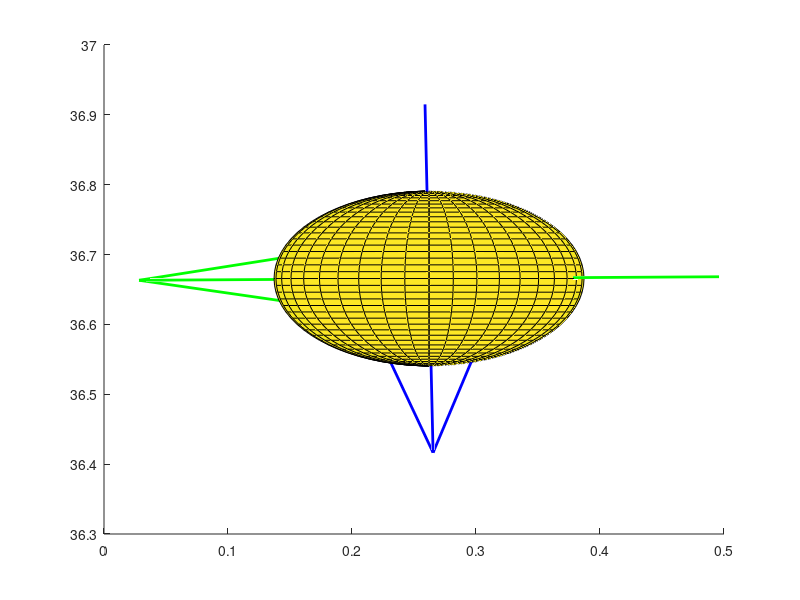

This chart was generated by the following MATLAB code: (Note: this script raises an error after producing the figure.)
% This script can take the data from trackman then calculate
% and plot an approximate instantaneous baseball position on the path
% of its trajectory as well as the seam orientation, spin axis, 
% velocity vector, the hemisphere plane, and the active zone.

% Coordinate System Specifications:
% The origin is at the tip of the home plate
% The positive y axis points to the pitcher
% The positive x axis points to the right of catcher's perspective
% The positive z axis points to the sky


% Define variables
PLATEYDIM = 17.0/12.0; % Front of the plate
ball_radius = 0.125; % Radius of a regular baseball in feet
diameter = 2*ball_radius; % Get ball diameter
diameter2 = 2*diameter; % Get 2*diameter


% Input initial baseball position (in feet)
relSide = 0.029947806; % Positive relSide is in the -x direction
releaseDistance = 54.7489757;
release_pos_y = releaseDistance;
relHeight = 6.67789545;

% Input the 9-parameter model
x0 = 0.057382798;
y0 = 50;
z0 = 6.384037468;
vx0 = 2.376676205;
vy0 = -134.9565751;
vz0 = -8.609936327;
ax0 = -6.567216039;
ay0 = 31.01559035;
az0 = -12.86456735;

% Input spin axis
a1 = -0.935469141;
a2 = -0.010097512;
a3 = -0.353264102;

% Handle exception
if ((a1^2 + a2^2 + a3^2) > 1.01 || (a1^2 + a2^2 + a3^2) < 0.99)
    ME = MException('myComponent:inputError', 'Please enter a unit vector.');
    throw(ME);
end

% Input spin rate (RPM)
spin_rate = 2394.961622;

% Input seam angles (degrees)
lat_d = 117.3088829;
long_d = 9.771264693;
theta_alpha_d = 0;


% Calculate the position of the ball as a function of time using equations of motion
% To do: Change it to a more appropriate model

% This part is modified from Professor Glenn Healey's code
% Compute time in seconds for baseball to travel from y=release_pos_y to y=y0
% Note that t1 is negative
% Solves equation y0 - release_pos_y = vy0*t1 + 0.5*ay0*t1*t1
t1 = (-vy0 - sqrt(vy0*vy0 - 2.0*ay0*(y0 - release_pos_y)))/ay0;

% Solve for position and velocity at release point (y0 = release_pos_y) in units of feet and seconds */
TM_x0 = 0.5*ax0*t1*t1 + vx0*t1 + x0;
TM_y0 = 0.5*ay0*t1*t1 + vy0*t1 + y0;
TM_z0 = 0.5*az0*t1*t1 + vz0*t1 + z0;
TM_vx0 = vx0 + ax0*t1;
TM_vy0 = vy0 + ay0*t1;
TM_vz0 = vz0 + az0*t1;

% Compute time in seconds for baseball to travel from y=release_pos_y to front of plate (y=1.417) */
t2 = (-TM_vy0 - sqrt(TM_vy0*TM_vy0 - 2.0*ay0*(TM_y0 - PLATEYDIM)))/ay0;

% Input time (sec)
time = 0.135;

% Compute (x,y,z) position of pitch as function of time
baseballx = TM_x0 + TM_vx0*time + 0.5*ax0*time*time;
basebally = TM_y0 + TM_vy0*time + 0.5*ay0*time*time;
baseballz = TM_z0 + TM_vz0*time + 0.5*az0*time*time;
fprintf('t = %f, x = %f, y = %f, z = %f \n', time, baseballx, basebally, baseballz); 

position_x = baseballx;
position_y = basebally;
position_z = baseballz;
center = [position_x position_y position_z]; % Baseball center

% Calculate the velocity vector as a function of time
velocity_x = TM_vx0 + ax0*time;
velocity_y = TM_vy0 + ay0*time;
velocity_z = TM_vz0 + az0*time;
v_vector = [velocity_x velocity_y velocity_z];
fprintf('vx = %f, vy = %f, vz = %f \n', velocity_x, velocity_y, velocity_z); 

% Normalize
v_vector = v_vector./norm(v_vector);

% Calculate the hemisphere plane using equation of a plane: ax+by+cz=d
d = v_vector(1)*center(1) + v_vector(2)*center(2) + v_vector(3)*center(3);
xd = linspace(center(1) - diameter2, center(1) + diameter2);
yd = linspace(center(2) - diameter2, center(2) + diameter2);
[hemisphere_x, hemisphere_y] = meshgrid(xd, yd);
hemisphere_z = (d - (v_vector(1).*hemisphere_x + v_vector(2).*hemisphere_y))./v_vector(3); % Solve for z vertices data
fprintf('hemisphere plane equation: %fx + %fy + %fz = %f \n', v_vector(1), v_vector(2), v_vector(3), d); % Print the equation

% Calculate the angle needed for the ball to rotate around the spin axis based on spin
% rate and time
rotation_angle = mod((spin_rate*360/60)*time, 360);
fprintf('rotation = %f \n', rotation_angle); 

% Calculate the basis of baseball frame (for seam orientation):
% This is based on the paper 'How to uniquely specify a pitched baseball's
% seam orientation'

% Handle corner case when seam lat = 0
% Set theta alpha = seam long and set seam long to 0 in this case
if lat_d == 0
   theta_alpha_d = long_d;
   long_d = 0;
end

% Convert to radians
lat = lat_d*pi/180.0;
long = long_d*pi/180.0;
theta_alpha = theta_alpha_d*pi/180.0;

% Define rotation matrices
Rlat = [ cos(lat), -sin(lat), 0;
         sin(lat),  cos(lat), 0;
                0,         0, 1];

Rlong = [  cos(long), 0, sin(long);
                   0, 1,         0;
          -sin(long), 0, cos(long)];

Ralpha = [  cos(theta_alpha), 0, sin(theta_alpha);
                           0, 1,                0;
           -sin(theta_alpha), 0, cos(theta_alpha)];

% Calculate theta k and k vector based on spin axis
if a2 == 1
    k = 0;
    Rk = eye(3); % special case, k is undefined, Rk not needed
    k_vector = [1 1 1]; % Use a random vector for k_vector since undefined
elseif a2 == -1
    k = pi;
    % Another special case, k is undefined, rotate around z axis for pi
    Rk = [ cos(k), -sin(k), 0;
           sin(k),  cos(k), 0;
                0,       0, 1];
    k_vector = [0 0 1]; % Make k_vector z axis 
else
    if a2 >= 0
        k = asin(sqrt(a3^2 + a1^2));
        k_vector = [a3/(a1^2 + a3^2)^(1/2), 0, -a1/(a1^2 + a3^2)^(1/2)];
    elseif a2 < 0
        k = pi - asin(sqrt(a3^2 + a1^2));
        k_vector = [a3/(a1^2 + a3^2)^(1/2), 0, -a1/(a1^2 + a3^2)^(1/2)];
    end
    
    % Rotation matrix for Rk
    k1 = k_vector(1);
    k2 = k_vector(2);
    k3 = k_vector(3);
    
    Rk = [  cos(k) + (k1^2)*(1 - cos(k)),   k1*k2*(1 - cos(k)) - k3*sin(k), k1*k3*(1 - cos(k)) + k2*sin(k);
            k2*k1*(1 - cos(k)) + k3*sin(k),   cos(k) + (k2^2)*(1 - cos(k)), k2*k3*(1 - cos(k)) - k1*sin(k);
            k3*k1*(1 - cos(k)) - k2*sin(k), k3*k2*(1 - cos(k)) + k1*sin(k),  cos(k) + (k3^2)*(1 - cos(k))];
end

% Calculate for seam rotations on the ball
temp = Rk*Rlat;
y2 = temp(:, 2); % Rotation axis for seam long
z1 = Rk(:, 3); % Rotation axis for seam lat
k_d = k*180/pi; % Convert k to degree 
spin_axis = [a1 a2 a3]; % Get spin axis

% Define the equation for basis of standard seam orientation
P4 = Rk*Ralpha*Rlat*Rlong;


% Plot:
figure
hold on

% Draw spin axis
quiver3(center(1) - a1*diameter, center(2) - a2*diameter, center(3) - a3*diameter, a1, a2, a3, diameter2, 'g', 'LineWidth', 2); % scale the starting point according to ball_radius

% Draw velocity vector
quiver3(center(1) - v_vector(1)*diameter, center(2) - v_vector(2)*diameter, center(3) - v_vector(3)*diameter, v_vector(1), v_vector(2), v_vector(3), diameter2, 'b', 'LineWidth', 2);

% Draw a sphere representing baseball
[X,Y,Z] = sphere(40);

% Account for axes offset
% baseballx = y, basebally = z, baseballz = x
% Also rotate to align the axes
ballx = Y;
bally = Z;
ballz = X;

s = surf(double(center(1) + ball_radius*ballx), double(center(2) + ball_radius*bally), double(center(3) + ball_radius*ballz));
s.FaceColor = 'white'; % Ball color
s.EdgeColor = [100/255 100/255 100/255]; % Grid color
s.FaceAlpha = 1.0; % Transparency

% Rotate the ball to the seam orientation to match the grid
rotate(s, k_vector, k_d, center);
rotate(s, z1, lat_d, center);
rotate(s, y2, long_d, center);
rotate(s, spin_axis, theta_alpha_d, center);

% Draw seams
% The equation of seam line is from 
% http://www.darenscotwilson.com/spec/bbseam/bbseam.html.
alpha = 1:1:360;
% Convert to radian
alpha_r = alpha*pi/180.0;

% Calculate seam points
seamx = (1/13)*ball_radius*(9*cos(alpha_r) - 4*cos(3*alpha_r));
seamy = (1/13)*ball_radius*(9*sin(alpha_r) + 4*sin(3*alpha_r));
seamz = (12/13)*ball_radius*cos(2*alpha_r);

% Account for axes offset
% baseballx = y, basebally = z, baseballz = x
% Also rotate to align the axes
adjustedx = seamy;
adjustedy = seamz;
adjustedz = seamx;

seam_line = [adjustedx; adjustedy; adjustedz];
seam_line = P4*seam_line; % Rotate to the basis

% Add to the ball position
seamx = center(1) + seam_line(1, :);
seamy = center(2) + seam_line(2, :);
seamz = center(3) + seam_line(3, :);

% Plot seam line
p = plot3(seamx, seamy, seamz, '-r', 'LineWidth', 2.5);
p.LineStyle = ':';

% Rotate the ball and the seams around spin axis as a function of time
rotate(s, spin_axis, rotation_angle, center);
rotate(p, spin_axis, rotation_angle, center);


% Label and adjust settings
xlabel('x')
ylabel('y')
zlabel('z')
grid on
title('Pitch Trajectory')
set(gca,'color', [240/255 240/255 240/255]) % Background color
axis equal

% Adjust view
view_azimuth = 90;
view_elevation =  0;
view([view_azimuth view_elevation]) % View (default is pitcher's perspective)
axis([-2 2 0 60 0 10]) % Fix the axes

% Adjust figure size
figure_x0 = 10;
figure_y0 = 10;
width = 825;
height = 600;
set(gcf, 'position', [figure_x0, figure_y0, width, height]);

% Change the color of the x-y plane to be dark green
x_lim = get(gca, 'XLim');
y_lim = get(gca, 'YLim');
z_lim = get(gca, 'YLim');
pat = patch([x_lim(1), x_lim(2), x_lim(2), x_lim(1)], [y_lim(1), y_lim(1), y_lim(2), y_lim(2)], [z_lim(1) z_lim(1) z_lim(1) z_lim(1)], [0 0.5 0]);
pat.EdgeColor = 'none';
pat.FaceAlpha = 0.3;

% Label
legend('Spin Axis', 'Velocity Vector', 'Baseball', 'Seams', 'Ground')


% Section break to get a second plot

% Zoom in to the baseball
title('Zoomed View')
xlim([center(1) - diameter center(1) + diameter]);
ylim([center(2) - diameter center(2) + diameter]);
zlim([center(3) - diameter center(3) + diameter]);

% Plot the hemisphere plane 
% The hemisphere plane and active zone are defined in the paper 'Using baseball seams to alter a pitch
% direction: The seam shifted wake'
surf(hemisphere_x, hemisphere_y, hemisphere_z, 'EdgeColor', 'none', 'FaceColor', 'y', 'FaceAlpha', 0.5);


% Calculate the active zone
% Get the position that points to negative y axis first, then rotate to the velocity vector

% Calculate the point at the middle of the back plane using the velocity
% vector
distance1 = ball_radius*sin(18*pi/180); % Get the distance between center of the ball and the back plane

% Calculate the point at the middle of the front plane using the velocity
% vector
distance2 = ball_radius*sin(6*pi/180); % Get the distance between center of the ball and the front plane

% Obtain the upperbound and lowerbound for y
y_upperbound = center(2) + distance1;
y_lowerbound = center(2) - distance2;

% Plot the active zone
[X_az, Y_az, Z_az] = sphere(1000);
X_az = double(center(1) + ball_radius*X_az);
Y_az = double(center(2) + ball_radius*Y_az);
Z_az = double(center(3) + ball_radius*Z_az);
Y_az(Y_az < y_lowerbound) = NaN; % Remove redundant parts of the sphere
Y_az(Y_az > y_upperbound) = NaN; 
az = surf(X_az, Y_az, Z_az);
az.FaceColor = 'cyan';
az.EdgeColor = 'none'; % Grid color
az.FaceAlpha = 1.0; % Transparency
legend('Spin Axis', 'Velocity Vector', 'Baseball', 'Seams', 'Ground', 'Hemisphere Plane', 'Active Zone')

% Rotate the strip to align the velocity vector with the negative y axis
negative_y = [0, -1, 0];

% Get the rotation angle and vector, consider different cases
dot_product = dot(negative_y, v_vector);
cross_product = cross(negative_y, v_vector);
if dot_product == 1
    rotation_theta = 0;
elseif dot_product == -1
    rotation_theta = pi;
    rotate(az, [0, 0, 1], rotation_theta, center); % Rotate around z axis
else
    if dot_product >= 0
        rotation_theta = asind(norm(cross_product));
    elseif dot_product < 0
        rotation_theta = pi - asind(norm(cross_product));
    end
    rotate_vector = cross_product/norm(cross_product); % Normalize
    rotate(az, rotate_vector, rotation_theta, center); % Rotate
end
